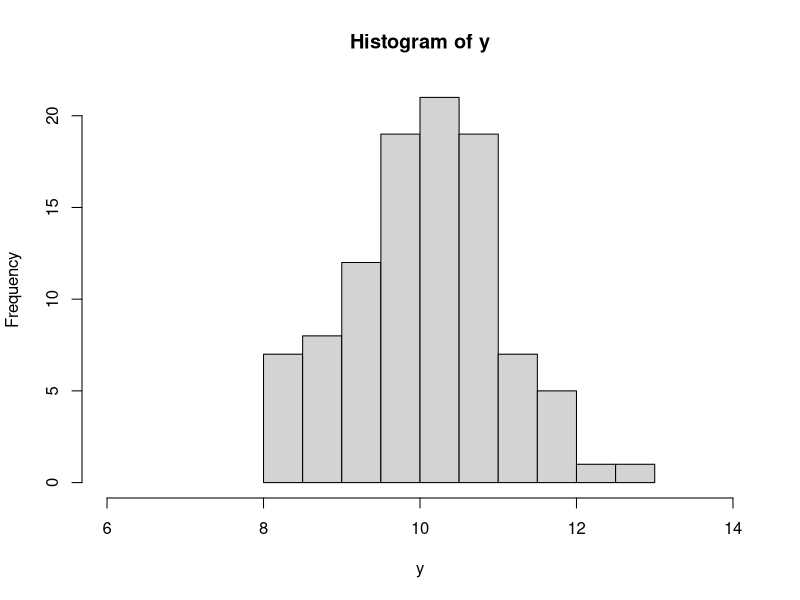
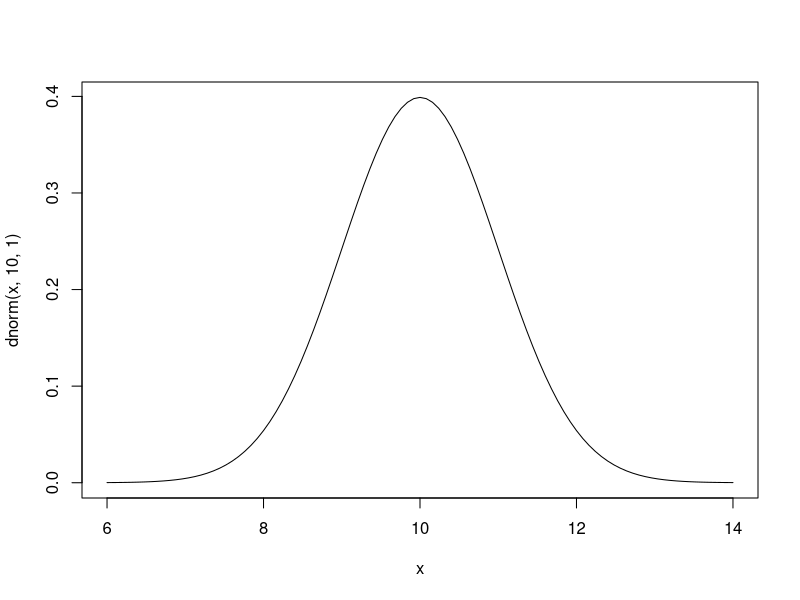
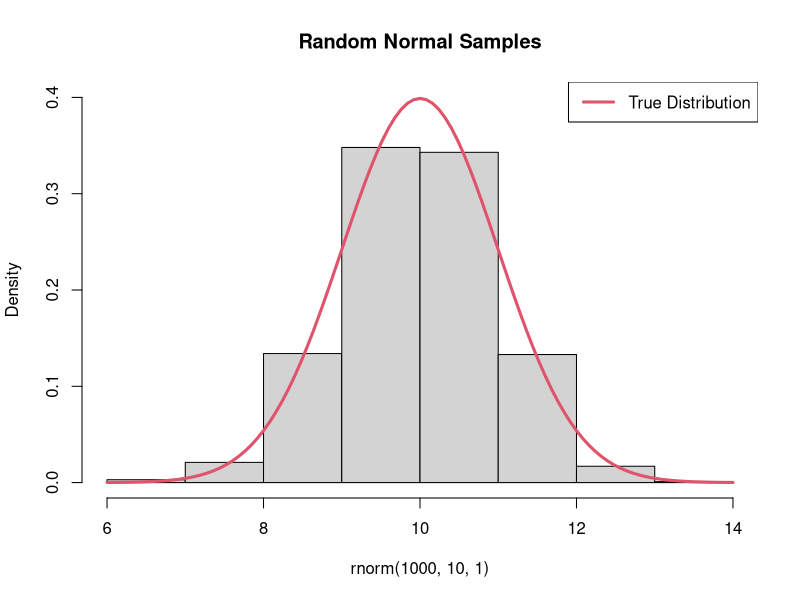

These charts were generated, in order, by the following R code:
## ---- chunk 1
knitr::opts_chunk$set(echo = TRUE)
## ---- chunk 2
# Simulate data from a standard normal distribution (mu = 10, sd = 1)
  set.seed(54235)
  y=rnorm(100,10,1)

# Create a histogram
  hist(y,xlim=c(6,14))
## ---- chunk 3
# Plot the normal distrbution
  curve(dnorm(x,10,1),xlim=c(6,14))
## ---- chunk 4
# Create a histogram and save the values
  set.seed(14341)
  y.hist=hist(rnorm(1000,10,1),breaks=8, freq=FALSE,ylim=c(0,0.4),
              main="Random Normal Samples")
  
# Plot the true probabiltiy denisty.
  curve(dnorm(x,10,1),add=TRUE,lwd=3,col=2)
  legend("topright",lwd=3,col=c(2),legend="True Distribution")
# Get the x-axis mid-points of each bin
  mid.point.x=y.hist$mids
  mid.point.x
# Get the y-axis values (probability density) for each value. 
  prob.y=y.hist$density
  prob.y

#multiple these value and sum them
  sum(prob.y*mid.point.x)
